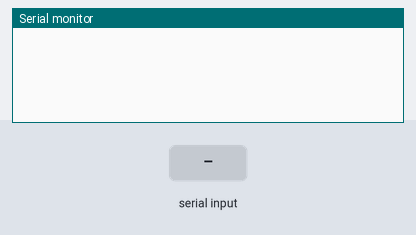
Bench run of a sketch on a simulated Arduino Uno, built with avr-gcc and run on an emulated ATmega328P. Shown: the last lines printed to the serial monitor. Inputs (shaded band) come from the test bench.

Above: at 1.2 s.
1.3 s: "90,45\n" received over Serial
At 2.5 s:
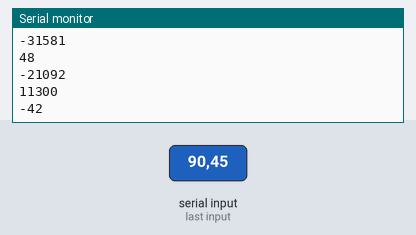
2.8 s: "30,150\n" received over Serial
At 4.3 s:
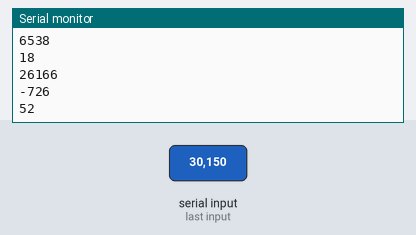
Timing chart, 0 to 5.8 s (numbered marks = the images above; inputs shaded):
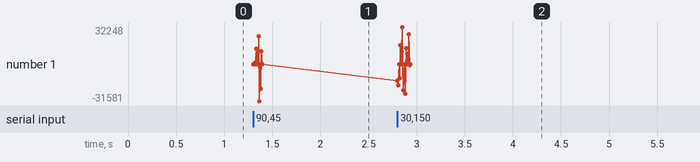

Measured:
- after the input at 1.3 s, the serial monitor: prints a new line at once (image 1)
- after the input at 2.8 s, the serial monitor: prints a new line at once (image 2)
- plotted number 1: -42 → 52 after the input at 2.8 s

The sketch:

int_convert.ino
```cpp
int okunan;
int sure;
void setup() {
  Serial.begin(9600);
}

void loop() {
  if (Serial.available());
  {
    while(Serial.available())
    {
    okunan=Serial.read();
    sure=sure*10+(okunan-48);
    Serial.println(sure);
    Serial.println(sure*15);
    Serial.println(sure/500);
    }
  }

}
```
